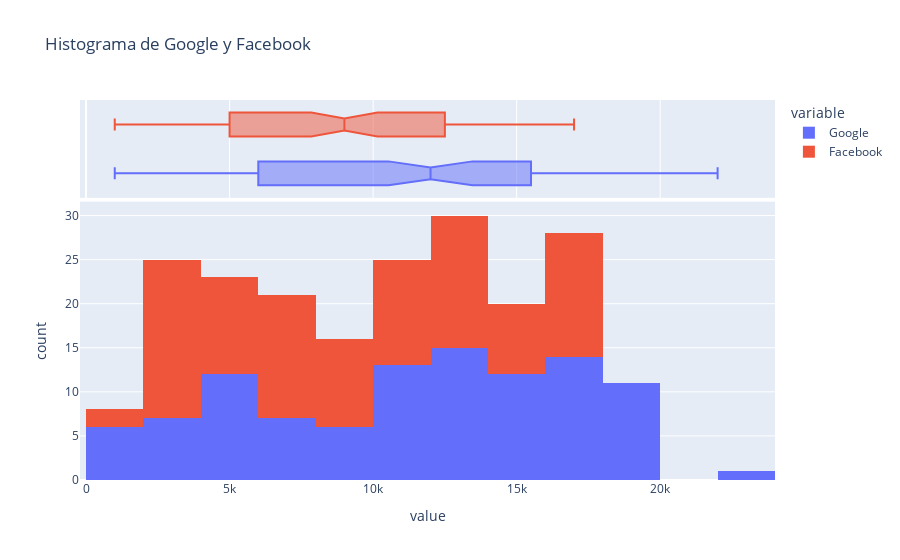

The code cell stored with this chart in its notebook:
### Code cell
px.histogram(data_CF, x=['Google','Facebook'],
            marginal="box",
            title="Histograma de " + 'Google y Facebook')

### Figure 1 — Plotly figure (JSON) as saved in the notebook; plotly's stock layout.template omitted (floating-point values rounded to 4 significant figures)
{"data": [{"alignmentgroup": "True", "bingroup": "x", "hovertemplate": "variable=Google<br>value=%{x}<br>count=%{y}<extra></extra>", "legendgroup": "Google", "marker": {"color": "#636efa", "pattern": {"shape": ""}}, "name": "Google", "offsetgroup": "Google", "orientation": "v", "showlegend": true, "type": "histogram", "x": [3000, 2000, 7000, 13000, 14000, 16000, 16000, 4000, 1000, 5000, 3000, 5000, 3000, 6000, 15000, 2000, 15000, 6000, 3000, 12000, 16000, 18000, 17000, 11000, 13000, 5000, 11000, 10000, 5000, 18000, 9000, 10000, 11000, 4000, 14000, 10000, 1000, 10000, 19000, 4000, 9000, 7000, 15000, 5000, 12000, 16000, 1000, 16000, 16000, 16000, 22000, 11000, 18000, 9000, 4000, 17000, 5000, 5000, 14000, 13000, 13000, 9000, 9000, 16000, 19000, 1000, 19000, 16000, 18000, 4000, 15000, 12000, 2000, 13000, 14000, 13000, 17000, 1000, 1000, 16000, 16000, 18000, 9000, 18000, 11000, 15000, 19000, 12000, 10000, 15000, 10000, 12000, 14000, 6000, 15000, 11000, 7000, 12000, 7000, 13000, 19000, 13000, 10000, 12000], "xaxis": "x", "yaxis": "y"}, {"alignmentgroup": "True", "hovertemplate": "variable=Google<br>value=%{x}<extra></extra>", "legendgroup": "Google", "marker": {"color": "#636efa"}, "name": "Google", "notched": true, "offsetgroup": "Google", "showlegend": false, "type": "box", "x": [3000, 2000, 7000, 13000, 14000, 16000, 16000, 4000, 1000, 5000, 3000, 5000, 3000, 6000, 15000, 2000, 15000, 6000, 3000, 12000, 16000, 18000, 17000, 11000, 13000, 5000, 11000, 10000, 5000, 18000, 9000, 10000, 11000, 4000, 14000, 10000, 1000, 10000, 19000, 4000, 9000, 7000, 15000, 5000, 12000, 16000, 1000, 16000, 16000, 16000, 22000, 11000, 18000, 9000, 4000, 17000, 5000, 5000, 14000, 13000, 13000, 9000, 9000, 16000, 19000, 1000, 19000, 16000, 18000, 4000, 15000, 12000, 2000, 13000, 14000, 13000, 17000, 1000, 1000, 16000, 16000, 18000, 9000, 18000, 11000, 15000, 19000, 12000, 10000, 15000, 10000, 12000, 14000, 6000, 15000, 11000, 7000, 12000, 7000, 13000, 19000, 13000, 10000, 12000], "xaxis": "x2", "yaxis": "y2"}, {"alignmentgroup": "True", "bingroup": "x", "hovertemplate": "variable=Facebook<br>value=%{x}<br>count=%{y}<extra></extra>", "legendgroup": "Facebook", "marker": {"color": "#EF553B", "pattern": {"shape": ""}}, "name": "Facebook", "offsetgroup": "Facebook", "orientation": "v", "showlegend": true, "type": "histogram", "x": [3000, 4000, 8000, 17000, 2000, 6000, 12000, 6000, 6000, 14000, 7000, 2000, 2000, 5000, 7000, 11000, 7000, 2000, 2000, 13000, 12000, 13000, 2000, 2000, 3000, 7000, 2000, 12000, 10000, 10000, 3000, 10000, 8000, 5000, 12000, 5000, 13000, 10000, 8000, 17000, 4000, 5000, 17000, 6000, 15000, 16000, 9000, 2000, 7000, 15000, 17000, 16000, 12000, 17000, 5000, 9000, 5000, 12000, 10000, 17000, 12000, 11000, 6000, 11000, 9000, 1000, 12000, 15000, 7000, 15000, 17000, 2000, 3000, 3000, 3000, 4000, 8000, 3000, 11000, 17000, 10000, 15000, 12000, 10000, 7000, 13000, 15000, 11000, 16000, 1000, 2000, 14000, 16000, 12000, 6000, 8000, 9000, 6000, 5000, 8000, 17000, 4000, 12000, 17000], "xaxis": "x", "yaxis": "y"}, {"alignmentgroup": "True", "hovertemplate": "variable=Facebook<br>value=%{x}<extra></extra>", "legendgroup": "Facebook", "marker": {"color": "#EF553B"}, "name": "Facebook", "notched": true, "offsetgroup": "Facebook", "showlegend": false, "type": "box", "x": [3000, 4000, 8000, 17000, 2000, 6000, 12000, 6000, 6000, 14000, 7000, 2000, 2000, 5000, 7000, 11000, 7000, 2000, 2000, 13000, 12000, 13000, 2000, 2000, 3000, 7000, 2000, 12000, 10000, 10000, 3000, 10000, 8000, 5000, 12000, 5000, 13000, 10000, 8000, 17000, 4000, 5000, 17000, 6000, 15000, 16000, 9000, 2000, 7000, 15000, 17000, 16000, 12000, 17000, 5000, 9000, 5000, 12000, 10000, 17000, 12000, 11000, 6000, 11000, 9000, 1000, 12000, 15000, 7000, 15000, 17000, 2000, 3000, 3000, 3000, 4000, 8000, 3000, 11000, 17000, 10000, 15000, 12000, 10000, 7000, 13000, 15000, 11000, 16000, 1000, 2000, 14000, 16000, 12000, 6000, 8000, 9000, 6000, 5000, 8000, 17000, 4000, 12000, 17000], "xaxis": "x2", "yaxis": "y2"}], "layout": {"barmode": "relative", "legend": {"title": {"text": "variable"}, "tracegroupgap": 0}, "title": {"text": "Histograma de Google y Facebook"}, "xaxis": {"anchor": "y", "domain": [0, 1], "title": {"text": "value"}}, "xaxis2": {"anchor": "y2", "domain": [0, 1], "matches": "x", "showgrid": true, "showticklabels": false}, "yaxis": {"anchor": "x", "domain": [0, 0.7326], "title": {"text": "count"}}, "yaxis2": {"anchor": "x2", "domain": [0.7426, 1], "matches": "y2", "showgrid": false, "showline": false, "showticklabels": false, "ticks": ""}}}
